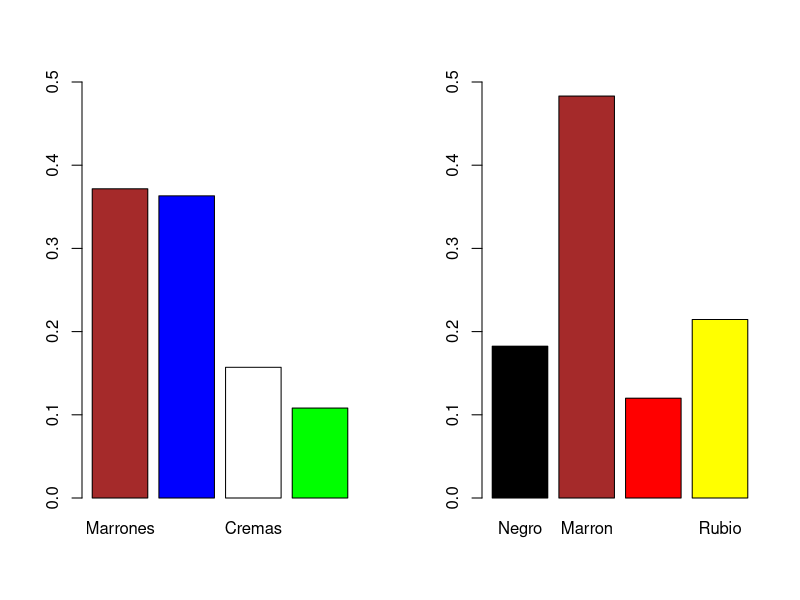
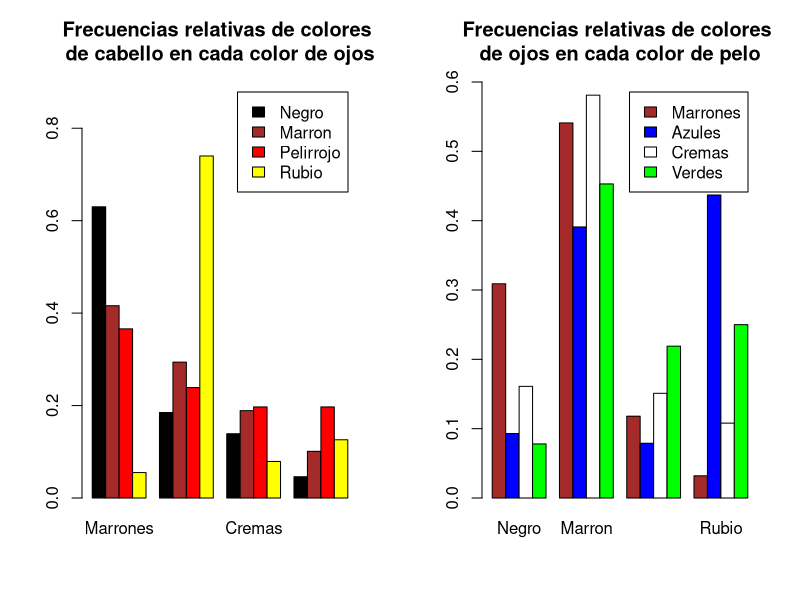

These charts were generated, in order, by the following R code:
## ---- chunk 1

HEC = HairEyeColor #Guardamos HairEyeColor en una variable

dimnames(HEC) #Aqui se puede ver cada variable con sus niveles

male_table = HEC[,,"Male"] #Filtro solo los datos de los hombres y los guardo
female_table = HEC[,,"Female"] #Filtro solo los datos de las mujeres y los guardo

HEC_table = male_table+female_table #Junto las dos tablas y listo

HEC_table
## ---- chunk 2

dimnames(HEC_table) #Con dimnames podremos generar una lista de HEC_table dimnames con sus factores y niveles

dimnames(HEC_table) = list(
   Pelo = c("Negro","Marron","Pelirrojo","Rubio"),
  Ojos = c("Marrones","Azules","Cremas","Verdes")
) #Por lo que podemos redefinir dicha lista con los nuevos valores

dimnames(HEC_table) # Y listo

## ---- chunk 3

sum(HEC_table) #Numero total de individuos, esto se puede hacer con este dataframe porque es un table y los tables don dataframes numericos

## ---- chunk 4

colSums(HEC_table) #Sumando todas las columnas tenemos la cantidad de individuos por ojos

rowSums(HEC_table) #Sumando todas las filas tenemos la cantidad de individuos por pelo

prop.table(colSums(HEC_table)) #Para obtener la frecuencia relativa global

prop.table(rowSums(HEC_table)) #Para obtener la frecuencia relativa global


## ---- chunk 5
par(mfrow=c(1,2)) #Para poder poner 2 o mas graficos uno al lado del otro
barplot(prop.table(colSums(HEC_table)), col=c("brown","blue","white","green"), ylim=c(0,0.5))
barplot(prop.table(rowSums(HEC_table)), col=c("black","brown","red","yellow"),ylim=c(0,0.5))

## ---- chunk 6

round(prop.table(HEC_table),3) # Frecuencia relativa global

round(prop.table(HEC_table, margin=1),3) # Frecuencia relativa marginal por ojos

round(prop.table(HEC_table, margin=2),3) # Frecuencia relativa marginal por pelo


## ---- chunk 7
par(mfrow=c(1,2))
barplot(round(prop.table(HEC_table, margin=1),3), col=c("black","brown","red","yellow"),ylim=c(0,0.90),beside=TRUE,legend.text = TRUE, main="Frecuencias relativas de colores \nde cabello en cada color de ojos")

barplot(round(t(prop.table(HEC_table, margin=2)),3), col=c("brown","blue","white","green"),ylim=c(0,0.60),beside=TRUE,legend.text = TRUE, main="Frecuencias relativas de colores \nde ojos en cada color de pelo") #IMPORTANTE: En este segundo grafico hay que transponer la tabla para que las filas y columnas se inviertan ya que la leyenda se toma de las filas NO de las columnas
